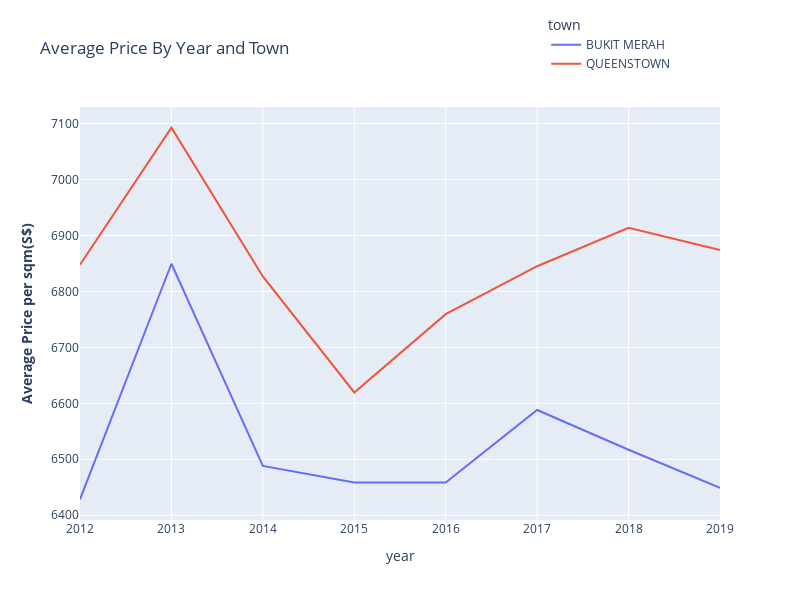

Source (notebook cell):
### Code cell
df = px.data.stocks()
fig = px.line(df_avg_vs_year, x="year", y='avg',
              hover_data=['town'], color='town',
              title='Average Price By Year and Town', width=800, height=700)
fig.update_yaxes(title_text="<b>Average Price per sqm(S$)</b>")
fig.update_layout(legend=dict(
    yanchor="top",
    y=1.23,
    xanchor="right",
    x=0.93,
), width=800, height=600)

fig.show()

### Figure 1 — Plotly figure (JSON) as saved in the notebook; plotly's stock layout.template omitted (floating-point values rounded to 4 significant figures)
{"data": [{"customdata": [["BUKIT MERAH"], ["BUKIT MERAH"], ["BUKIT MERAH"], ["BUKIT MERAH"], ["BUKIT MERAH"], ["BUKIT MERAH"], ["BUKIT MERAH"], ["BUKIT MERAH"]], "hovertemplate": "town=%{customdata[0]}<br>year=%{x}<br>avg=%{y}<extra></extra>", "legendgroup": "BUKIT MERAH", "line": {"color": "#636efa", "dash": "solid"}, "mode": "lines", "name": "BUKIT MERAH", "orientation": "v", "showlegend": true, "type": "scatter", "x": [2012, 2013, 2014, 2015, 2016, 2017, 2018, 2019], "xaxis": "x", "y": [6428.0, 6849.0, 6488.0, 6458.0, 6458.0, 6588.0, 6517.0, 6449.0], "yaxis": "y"}, {"customdata": [["QUEENSTOWN"], ["QUEENSTOWN"], ["QUEENSTOWN"], ["QUEENSTOWN"], ["QUEENSTOWN"], ["QUEENSTOWN"], ["QUEENSTOWN"], ["QUEENSTOWN"]], "hovertemplate": "town=%{customdata[0]}<br>year=%{x}<br>avg=%{y}<extra></extra>", "legendgroup": "QUEENSTOWN", "line": {"color": "#EF553B", "dash": "solid"}, "mode": "lines", "name": "QUEENSTOWN", "orientation": "v", "showlegend": true, "type": "scatter", "x": [2012, 2013, 2014, 2015, 2016, 2017, 2018, 2019], "xaxis": "x", "y": [6848.0, 7092.0, 6827.0, 6619.0, 6759.0, 6845.0, 6913.0, 6874.0], "yaxis": "y"}], "layout": {"height": 600, "legend": {"title": {"text": "town"}, "tracegroupgap": 0, "x": 0.93, "xanchor": "right", "y": 1.23, "yanchor": "top"}, "title": {"text": "Average Price By Year and Town"}, "width": 800, "xaxis": {"anchor": "y", "domain": [0.0, 1.0], "title": {"text": "year"}}, "yaxis": {"anchor": "x", "domain": [0.0, 1.0], "title": {"text": "<b>Average Price per sqm(S$)</b>"}}}}
